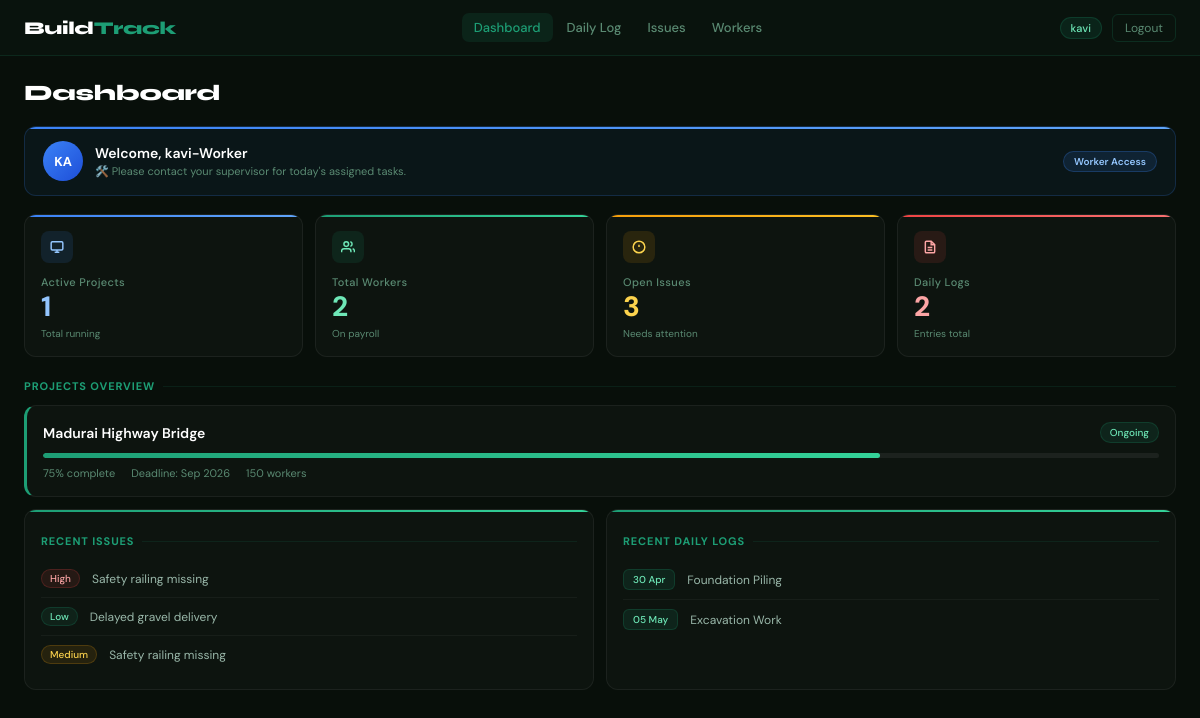
The app's page /dashboard/ (signed in) with its own data.
### tracker/models.py (models this page shows, shortened)
class Project(models.Model):
    STATUS=[('ongoing','Ongoing'),('delayed','Delayed'),('ontrack','On Track')]
    name=models.CharField(max_length=100)
    status=models.CharField(max_length=20,choices=STATUS)
    deadline=models.CharField(max_length=50)
    completion=models.IntegerField(default=0)
    workers_count=models.IntegerField(default=0)
    created_at=models.DateTimeField(auto_now_add=True)

class Issue(models.Model):
    PRIORITY=[('high','High'),('medium','Medium'),('low','Low')]
    project=models.ForeignKey(Project,on_delete=models.CASCADE)
    description=models.TextField()
    priority=models.CharField(max_length=20,choices=PRIORITY)
    assigned_to=models.CharField(max_length=100,blank=True)
    reported_by=models.ForeignKey(User,on_delete=models.SET_NULL,null=True)
    created_at=models.DateTimeField(auto_now_add=True)

class DailyLog(models.Model):
    STATUS=[('done','Done'),('partial','Partial'),('issue','Issue')]
    project=models.ForeignKey(Project,on_delete=models.CASCADE)
    activity=models.CharField(max_length=200)
    status=models.CharField(max_length=20,choices=STATUS)
    logged_by=models.ForeignKey(User,on_delete=models.SET_NULL,null=True)
    date=models.DateTimeField(auto_now_add=True)

### tracker/views.py (the view, shortened to what this page needs)
# urls.py: path('dashboard/', views.dashboard, name='dashboard'),
def dashboard(request):
    if not request.user.is_authenticated:
        return redirect('/login/')
    user = request.user
    is_admin = user.is_superuser
    is_supervisor = user.groups.filter(name='Supervisor').exists()
    is_worker = user.groups.filter(name='Worker').exists()
    if is_admin:
        projects = Project.objects.all()
        issues = Issue.objects.all()
        workers = Worker.objects.all()
        logs = DailyLog.objects.all()
    elif is_worker:
        worker_profile = Worker.objects.filter(user=user).first()
        if worker_profile and worker_profile.project:
            projects = Project.objects.filter(id=worker_profile.project.id)
            issues = Issue.objects.filter(project=worker_profile.project)
            workers = Worker.objects.filter(project=worker_profile.project)
            logs = DailyLog.objects.filter(project=worker_profile.project)
        else:
            projects = Project.objects.all()
            issues = Issue.objects.all()
            workers = Worker.objects.all()
            logs = DailyLog.objects.all()
    return render(request, 'tracker/dashboard.html', {
        'projects': projects,
        'issues': issues,
        'workers': workers,
        'logs': logs,
        'is_admin': is_admin,
        'is_supervisor': is_supervisor,
        'is_worker': is_worker,
    })

### tracker/templates/tracker/dashboard.html (shortened to what this page needs)
{% extends 'tracker/base.html' %}
{% block content %}
<div class="page-header">
  <div class="page-title" style="margin:0;">Dashboard</div>
</div>
{% if is_worker %}
<div class="welcome-card wc-worker" style="display:flex;flex-direction:row;align-items:center;justify-content:space-between;">
  <div class="welcome-left">
    <div class="avatar-circle av-worker">{{ request.user.username|slice:":2"|upper }}</div>
    <div>
      <div class="welcome-name">Welcome, {{ request.user.username }}-Worker</div>
      <div class="welcome-sub">🛠️ Please contact your supervisor for today's assigned tasks.</div>
    </div>
  </div>
  <span class="role-badge badge-worker">Worker Access</span>
</div>
{% endif %}
<div class="stats-grid">
  <div class="stat-card sc1">
    <div class="stat-icon si1">
      <svg width="14" height="14" viewBox="0 0 24 24" fill="none" stroke="currentColor" stroke-width="2.5"><rect x="2" y="3" width="20" height="14" rx="2"/><path d="M8 21h8M12 17v4"/></svg>
    </div>
    <div class="stat-label">Active Projects</div>
    <div class="stat-value sv1">{{ projects.count }}</div>
    <div class="stat-trend">Total running</div>
  </div>
  <div class="stat-card sc2">
    <div class="stat-icon si2">
      <svg width="14" height="14" viewBox="0 0 24 24" fill="none" stroke="currentColor" stroke-width="2.5"><path d="M17 21v-2a4 4 0 0 0-4-4H5a4 4 0 0 0-4 4v2"/><circle cx="9" cy="7" r="4"/><path d="M23 21v-2a4 4 0 0 0-3-3.87M16 3.13a4 4 0 0 1 0 7.75"/></svg>
    </div>
    <div class="stat-label">Total Workers</div>
    <div class="stat-value sv2">{{ workers.count }}</div>
    <div class="stat-trend">On payroll</div>
  </div>
  <div class="stat-card sc3">
    <div class="stat-icon si3">
      <svg width="14" height="14" viewBox="0 0 24 24" fill="none" stroke="currentColor" stroke-width="2.5"><circle cx="12" cy="12" r="10"/><line x1="12" y1="8" x2="12" y2="12"/><line x1="12" y1="16" x2="12.01" y2="16"/></svg>
    </div>
    <div class="stat-label">Open Issues</div>
    <div class="stat-value sv3">{{ issues.count }}</div>
    <div class="stat-trend">Needs attention</div>
  </div>
  <div class="stat-card sc4">
    <div class="stat-icon si4">
      <svg width="14" height="14" viewBox="0 0 24 24" fill="none" stroke="currentColor" stroke-width="2.5"><path d="M14 2H6a2 2 0 0 0-2 2v16a2 2 0 0 0 2 2h12a2 2 0 0 0 2-2V8z"/><polyline points="14 2 14 8 20 8"/><line x1="16" y1="13" x2="8" y2="13"/><line x1="16" y1="17" x2="8" y2="17"/></svg>
    </div>
    <div class="stat-label">Daily Logs</div>
    <div class="stat-value sv4">{{ logs.count }}</div>
    <div class="stat-trend">Entries total</div>
  </div>
</div>
<div class="section-title">Projects Overview</div>
{% for project in projects %}
<div class="proj-card
    {% if project.completion == 100 %}pc-completed
    {% elif project.status == 'ongoing' %}pc-ongoing
    {% elif project.status == 'delayed' %}pc-delayed
    {% else %}pc-ontrack
    {% endif %}">
  <div class="proj-head">
    <span class="proj-name">{{ project.name }}</span>
    {% if project.completion == 100 %}
      <span class="badge bc">
        <svg width="9" height="9" viewBox="0 0 24 24" fill="none" stroke="currentColor" stroke-width="3"><polyline points="20 6 9 17 4 12"/></svg>
        Completed
      </span>
    {% elif project.status == 'ongoing' %}
      <span class="badge bg">Ongoing</span>
    {% elif project.status == 'delayed' %}
      <span class="badge by">Delayed</span>
    {% else %}
      <span class="badge bb">On Track</span>
    {% endif %}
  </div>
  <div class="progress-bar">
    <div class="progress-fill
        {% if project.completion == 100 %}pf-completed
        {% elif project.status == 'ongoing' %}pf-green
        {% elif project.status == 'delayed' %}pf-yellow
        {% else %}pf-blue
        {% endif %}"
      data-width="{{ project.completion }}"
      id="prog-{{ project.id }}">
    </div>
  </div>
  <div class="proj-meta">
    <span>{{ project.completion }}% complete</span>
    <span>Deadline: {{ project.deadline }}</span>
    <span>{{ project.workers_count }} workers</span>
  </div>
</div>
{% empty %}
<div class="card empty-msg">No projects yet. Click + Add Project!</div>
{% endfor %}
<div class="two-col" style="margin-top:12px;">
  <div class="card">
    <div class="section-title">Recent Issues</div>
    {% for issue in issues|slice:":4" %}
    <div class="row-item">
      {% if issue.priority == 'high' %}
        <span class="priority-high">High</span>
      {% elif issue.priority == 'medium' %}
        <span class="priority-medium">Medium</span>
      {% else %}
        <span class="priority-low">Low</span>
      {% endif %}
      <span style="font-size:12px;color:#9ab8aa;">{{ issue.description|truncatechars:50 }}</span>
    </div>
    {% empty %}
    <div class="empty-msg">No issues yet.</div>
    {% endfor %}
  </div>
  <div class="card">
    <div class="section-title">Recent Daily Logs</div>
    {% for log in logs|slice:":4" %}
    <div class="row-item">
      <span class="badge bg log-date">{{ log.date|date:"d M" }}</span>
      <span style="font-size:12px;color:#9ab8aa;">{{ log.activity }}</span>
    </div>
    {% empty %}
    <div class="empty-msg">No logs yet.</div>
    {% endfor %}
  </div>
</div>
{% endblock %}

### tracker/templates/tracker/base.html (shortened to what this page needs)
{% load static %}
<!DOCTYPE html>
<html lang="en">
<head>
<link rel="stylesheet" href="{% static 'tracker/style.css' %}">
</head>
<body>
{% if user.is_authenticated %}
<nav>
  <div class="nav-logo">Build<span>Track</span></div>
  <div class="nav-links">
    <a href="/dashboard/" {% if request.resolver_match.url_name == 'dashboard' %}class="active"{% endif %}>Dashboard</a>
    <a href="/daily-log/" {% if request.resolver_match.url_name == 'daily_log' %}class="active"{% endif %}>Daily Log</a>
    <a href="/issues/" {% if request.resolver_match.url_name == 'issues' %}class="active"{% endif %}>Issues</a>
    <a href="/workers/" {% if request.resolver_match.url_name == 'workers' %}class="active"{% endif %}>Workers</a>
  </div>
  <div class="nav-right">
    <span class="role-tag">{{ user.username }}</span>
    <a href="/logout/" class="logout-btn">Logout</a>
  </div>
</nav>
{% endif %}
<div class="body">
{% block content %}{% endblock %}
</div>
</body>
</html>

### records on screen
Project: name "Madurai Highway Bridge", status "Ongoing", completion "75", deadline "Sep 2026", workers_count "150"
Issue: priority "High", description "Safety railing missing"
Issue: priority "Low", description "Delayed gravel delivery"
Issue: priority "Medium", description "Safety railing missing"
DailyLog: date "30 Apr", activity "Foundation Piling"
DailyLog: date "05 May", activity "Excavation Work"

### other values on screen
{{ user.username }} "kavi"
{{ request.user.username|slice:":2"|upper }} "KA"
{{ request.user.username }} "kavi"
{{ projects.count }} "1"
{{ workers.count }} "2"
{{ issues.count }} "3"
{{ logs.count }} "2"
